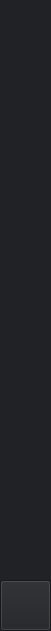
       <widget class="QWidget" name="Button" native="true">
        <property name="geometry">
         <rect>
          <x>0</x>
          <y>0</y>
          <width>51</width>
          <height>631</height>
         </rect>
        </property>
        <property name="styleSheet">
         <string notr="true">background-color: rgb(32, 34, 37);</string>
        </property>
        <widget class="QPushButton" name="profileBtn">
         <property name="geometry">
          <rect>
           <x>0</x>
           <y>60</y>
           <width>51</width>
           <height>51</height>
          </rect>
         </property>
         <property name="text">
          <string/>
         </property>
         <property name="icon">
          <iconset resource="images_and_icons/SignInRegPage.qrc">
           <normaloff>:/User/User/profile.png</normaloff>:/User/User/profile.png</iconset>
         </property>
         <property name="iconSize">
          <size>
           <width>33</width>
           <height>33</height>
          </size>
         </property>
         <property name="flat">
          <bool>true</bool>
         </property>
        </widget>
        <widget class="QPushButton" name="mainBtn">
         <property name="geometry">
          <rect>
           <x>0</x>
           <y>0</y>
           <width>51</width>
           <height>51</height>
          </rect>
         </property>
         <property name="text">
          <string/>
         </property>
         <property name="icon">
          <iconset resource="images_and_icons/SignInRegPage.qrc">
           <normaloff>:/User/User/home.png</normaloff>:/User/User/home.png</iconset>
         </property>
         <property name="iconSize">
          <size>
           <width>33</width>
           <height>33</height>
          </size>
         </property>
         <property name="flat">
          <bool>true</bool>
         </property>
        </widget>
        <widget class="QPushButton" name="friendBtn">
         <property name="geometry">
          <rect>
           <x>0</x>
           <y>120</y>
           <width>51</width>
           <height>51</height>
          </rect>
         </property>
         <property name="text">
          <string/>
         </property>
         <property name="icon">
          <iconset resource="images_and_icons/SignInRegPage.qrc">
           <normaloff>:/User/User/friend.png</normaloff>:/User/User/friend.png</iconset>
         </property>
         <property name="iconSize">
          <size>
           <width>33</width>
           <height>33</height>
          </size>
         </property>
         <property name="flat">
          <bool>true</bool>
         </property>
        </widget>
        <widget class="QPushButton" name="createPostBtn">
         <property name="geometry">
          <rect>
           <x>0</x>
           <y>180</y>
           <width>51</width>
           <height>51</height>
          </rect>
         </property>
         <property name="text">
          <string/>
         </property>
         <property name="icon">
          <iconset resource="images_and_icons/SignInRegPage.qrc">
           <normaloff>:/User/User/createPost.png</normaloff>:/User/User/createPost.png</iconset>
         </property>
         <property name="iconSize">
          <size>
           <width>33</width>
           <height>33</height>
          </size>
         </property>
         <property name="flat">
          <bool>true</bool>
         </property>
        </widget>
        <widget class="QPushButton" name="meetScheduleBtn">
         <property name="geometry">
          <rect>
           <x>0</x>
           <y>240</y>
           <width>51</width>
           <height>51</height>
          </rect>
         </property>
         <property name="text">
          <string/>
         </property>
         <property name="icon">
          <iconset resource="images_and_icons/SignInRegPage.qrc">
           <normaloff>:/User/User/meetSchedule.png</normaloff>:/User/User/meetSchedule.png</iconset>
         </property>
         <property name="iconSize">
          <size>
           <width>33</width>
           <height>33</height>
          </size>
         </property>
         <property name="flat">
          <bool>true</bool>
         </property>
        </widget>
        <widget class="QPushButton" name="HistoryBtn">
         <property name="geometry">
          <rect>
           <x>0</x>
           <y>300</y>
           <width>51</width>
           <height>51</height>
          </rect>
         </property>
         <property name="text">
          <string/>
         </property>
         <property name="icon">
          <iconset resource="images_and_icons/SignInRegPage.qrc">
           <normaloff>:/User/User/history.png</normaloff>:/User/User/history.png</iconset>
         </property>
         <property name="iconSize">
          <size>
           <width>33</width>
           <height>33</height>
          </size>
         </property>
         <property name="flat">
          <bool>true</bool>
         </property>
        </widget>
        <widget class="QPushButton" name="settingButton">
         <property name="geometry">
          <rect>
           <x>0</x>
           <y>580</y>
           <width>51</width>
           <height>51</height>
          </rect>
         </property>
         <property name="text">
          <string/>
         </property>
         <property name="icon">
          <iconset resource="images_and_icons/SignInRegPage.qrc">
           <normaloff>:/User/User/setting.png</normaloff>:/User/User/setting.png</iconset>
         </property>
         <property name="iconSize">
          <size>
           <width>33</width>
           <height>33</height>
          </size>
         </property>
        </widget>
       </widget>
